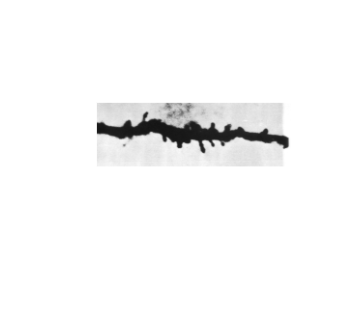
%> input picture NumPDE_projSpring/NumPDE_temp/dend7.png, 364 x 328 px
$ octave --eval "rosado_imageProc;"   (GNU Octave 9; MATLAB toolbox functions it lacks are replaced by stand-ins)
%> lines starting %> are read from the running program, lines starting %| are printed output that depends on the picture; in (x1, y1, x2, y2) boxes, pixels count from 0 and x2, y2 are one past the last pixel; in counts of white or black regions, pixels touching at a corner belong together; the program's own positions count from 1
### NumPDE_projSpring/NumPDE_temp/getImage.m
function u = getImage()
RGB = imread('dend7.png');
%> RGB is the input picture: size 328x364x3 uint8; min 20, max 255, mean 247.9

u = double(rgb2gray(RGB)./200);
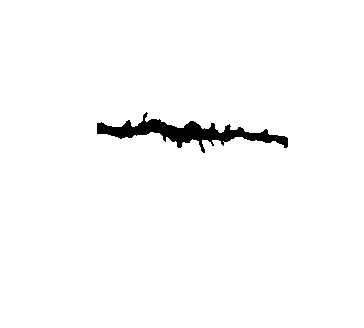
%> u: size 328x364 double; values 0 (black) and 1 (white), 98% white; 1 black region, box (x1, y1, x2, y2) and area: (97, 112, 288, 153) 2384
mySize = floor(min(size(u)));
%> mySize = 328
u=u(1:mySize,1:mySize);
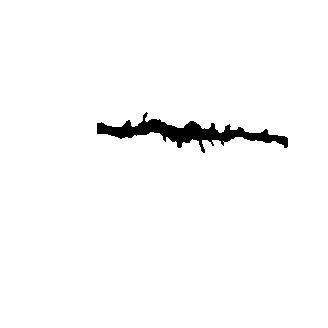
%> u: size 328x328 double; values 0 (black) and 1 (white), 97.8% white; 1 black region, box (x1, y1, x2, y2) and area: (97, 112, 288, 153) 2384
u=abs(u-1);
end

### NumPDE_projSpring/NumPDE_temp/rosado_imageProc.m
function rosado_imageProc(noise,p,gamma,var)

if (nargin ==1)
    % Get Gaussion of initial raster image u0
    p=8.9; gamma=5.5*10^(-11.25);
    spd = 0.022; % adjusting speed of front
    var = 0.000015;
    %var = 0.000079;
end

%n = 200;       % number of space gridpoints
%[u_init,~,~]=u0(n,noise);

u_init = getImage();
[n,~]=size(u_init);
%> n = 328

dt = 0.5e-3;    % time step
tf = 200e-0;    % final time
nr = 0;       % number of reinitialization steps
nsteps = 500;  % number of steps with graphic output
make_video = 1;
do_solve =1 ;
%-----------------------------------------------------------------------
% if nargin<1, method = 1; end
 nt = ceil(tf/dt); dt = tf/nt;
 x = linspace(0,1,n)'; h = x(2)-x(1);
%> after `x = linspace(0,1,n)'`: x = 328 values from 0 to 1
%> after `h = x(2)-x(1)`: h = 0.00306
 [X,Y] = meshgrid(x); ax = [min(x) max(x) min(x) max(x)];
%> after `ax = [min(x) max(x) min(x) max(x)]`: ax = [0 1 0 1]
%-----------------------------------------------------------------------

t = now;
myFolder = sprintf('Sim_Run_%s/Stills_%s', datestr(t,'mm-dd-yyyy HH-MM'),datestr(t,'mm-dd-yyyy HH-MM'));
if ~exist(myFolder, 'dir')
       mkdir(myFolder)
end

m=2;
% initial conditions
P = ((X-.5).^m+((Y-.5)).^m).^(1/m)*1.5-0.59;

figure('units','normalized','outerposition',[0 0 0.5 0.5])
imagesc([0 1],[0 1]',u_init)
colorbar
xlabel('X');
ylabel('Y');
set(gca,'YDir','normal')
title(sprintf('Original Image, NxN = %i x %i',n,n));
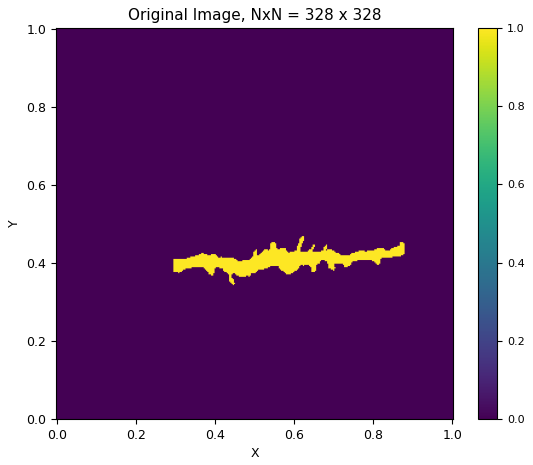
%> figure redrawn from the program's plot data
filepath = sprintf('Sim_Run_%s/original.png', datestr(t,'mm-dd-yyyy HH-MM'));
saveas(gcf,filepath)

% [8 lines of commented-out code are left out]
%> (the run ends here)

$ run again, with NumPDE_projSpring/NumPDE_temp/dend2.png copied over NumPDE_projSpring/NumPDE_temp/dend7.png
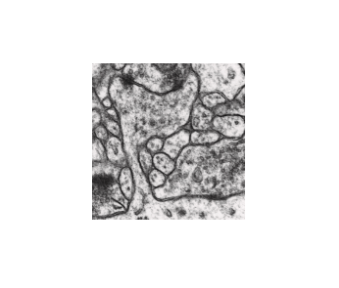
%> input picture NumPDE_projSpring/NumPDE_temp/dend2.png, 339 x 288 px
%> in getImage, RGB is the input picture: size 288x339x3 uint8; mean R, G, B 230, 229.5, 229.5
%> in getImage, `u = double(rgb2gray(RGB)./200);`:
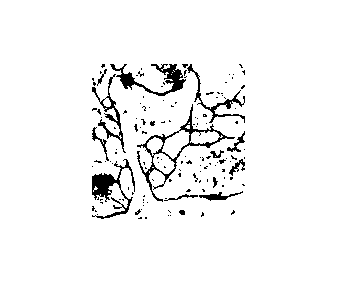
%> u: size 288x339 double; values 0 (black) and 1 (white), 95.4% white; 138 black regions (123 under 20 px), largest, box (x1, y1, x2, y2) and area: (137, 104, 235, 202) 897, (92, 159, 135, 219) 775, (110, 64, 186, 96) 724
%> in rosado_imageProc, `title(sprintf('Original Image, NxN = %i x %i',n,n));`:
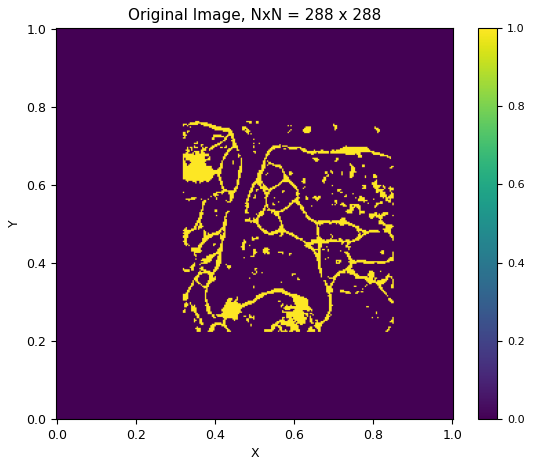
%> figure redrawn from the program's plot data
